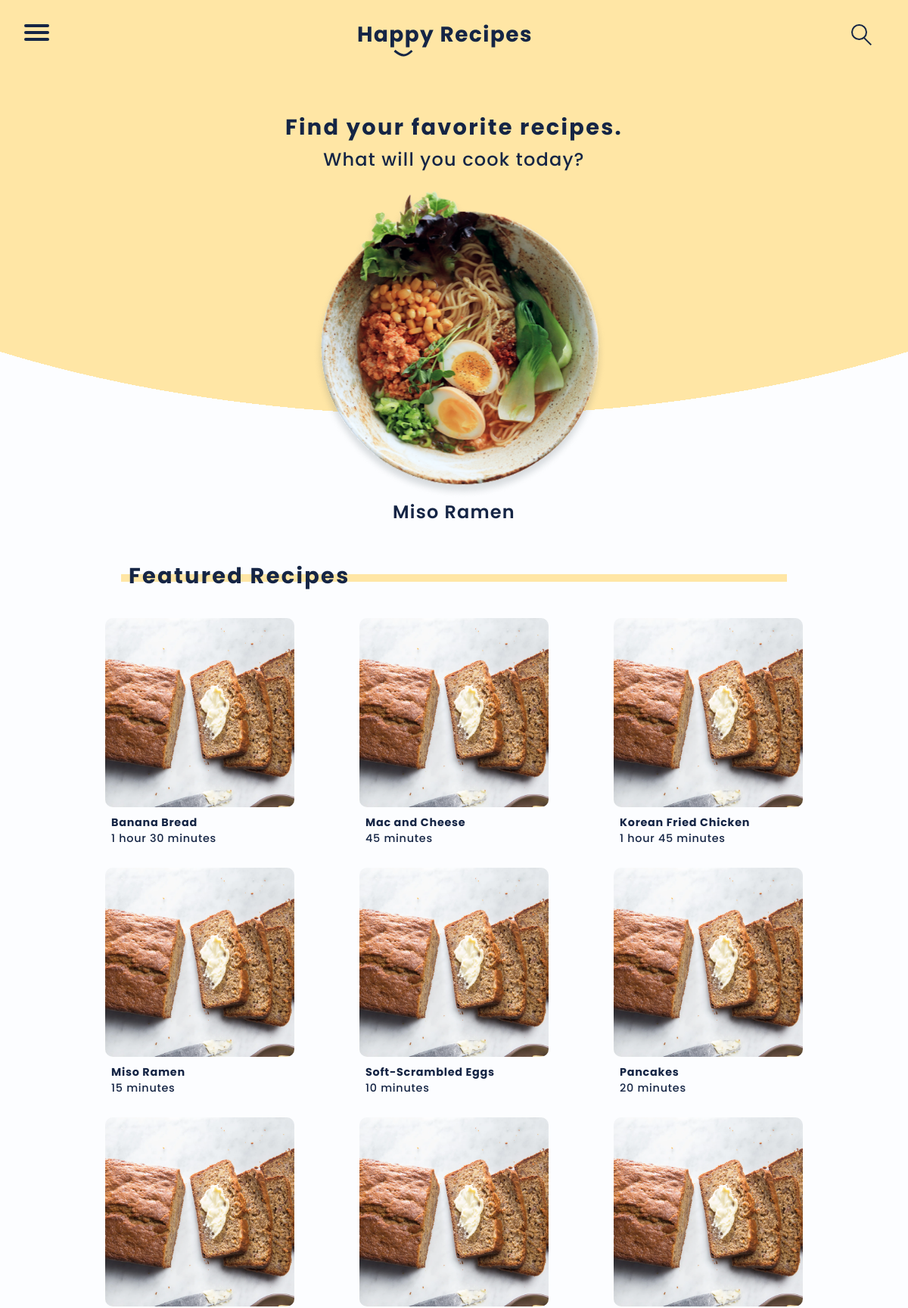
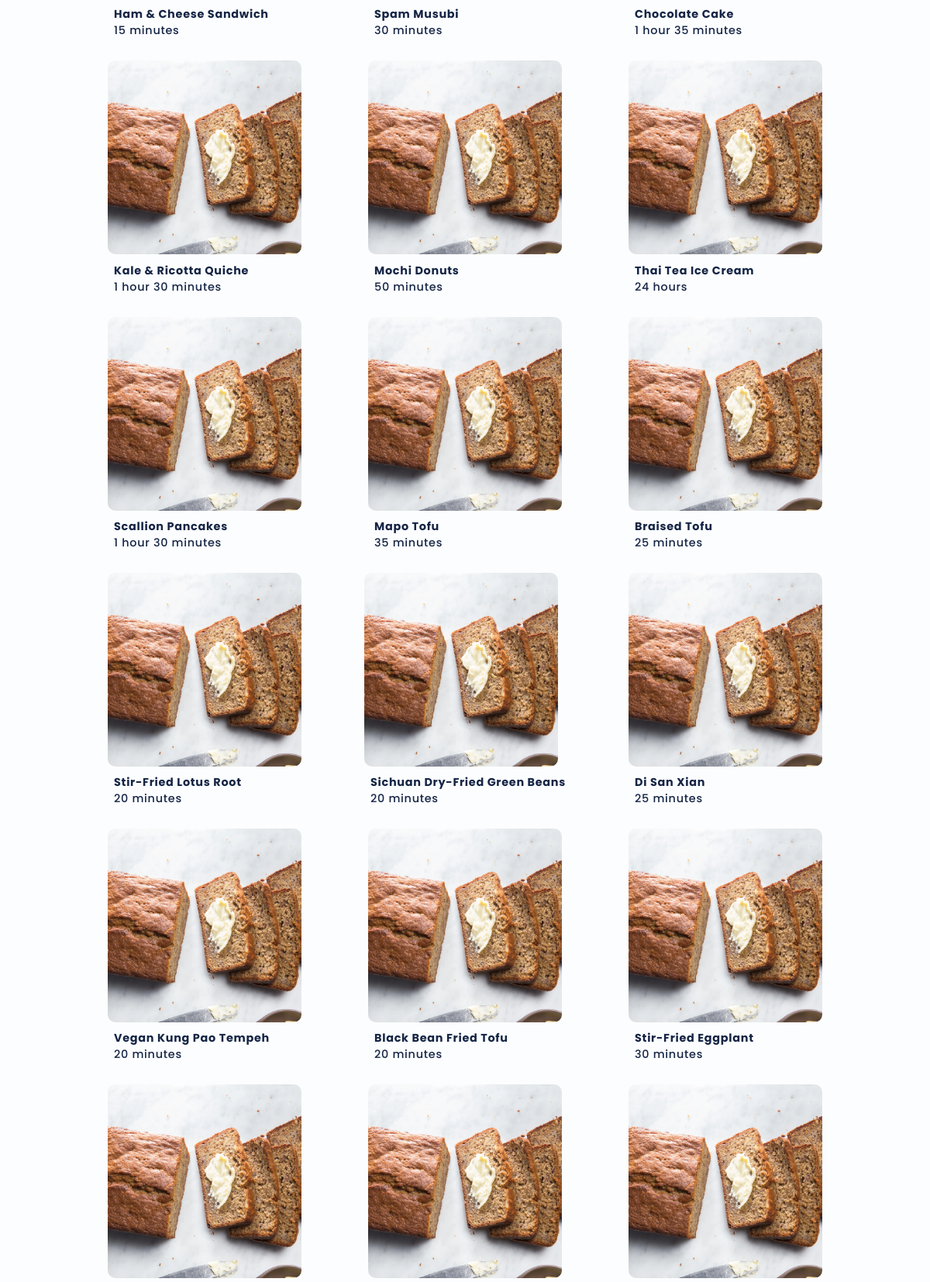
The page / (upper part) on the database its author committed (2 pictures, top to bottom).
### tables this page shows
CREATE TABLE `recipes` (
  `id` int(11) NOT NULL,
  `file_id` int(11) NOT NULL,
  `title` varchar(250) NOT NULL,
  `category` varchar(250) NOT NULL,
  `make_time` varchar(250) NOT NULL,
  `ingredients` varchar(5000) NOT NULL,
  `steps` varchar(10000) NOT NULL,
  `date_created` datetime NOT NULL,
  `date_updated` datetime NOT NULL
);

### _includes/functions.php (called while the page is built, shortened)
<?php
  function get_recipes()
  {
      global $db_connection;
      $query = 'SELECT * ';
      $query .= 'FROM recipes';
      $result = mysqli_query($db_connection, $query);
      if ($result && $result->num_rows > 0) {
          $recipes = $result;
      } else {
          $recipes = null;
      }
      return $recipes;
  }

### _components/list-recipes2.php (the view)
        <?php
while ($row = mysqli_fetch_assoc($recipes)) {
    echo '<div class="list">
        <a href="view.php?id=' . $row['id'] . '">
        <div class="image">
            <img src="imgs/fullbanana.png" alt="image"></a>
        </div>
        <div class="recipetitle">
            <h2>' . $row['title'] . '</h2></a>
        </div>
        <div class="recipetime">
        <h2>' . $row['make_time'] . '</h2></a>
    </div></a>
        </div>';}
        ?>

### css/stylesheet.css (style rules this page uses)
html { -webkit-text-size-adjust: 100%; box-sizing: border-box; }
body { margin: 0; padding: 0; border: 0; font-family: 'Poppins',sans-serif; font-size: 1rem; color: #152545; background-color: #FCFDFF; }
h2 { font-style: normal; font-weight: 500; font-size: 1.5rem; letter-spacing: 0.05em; margin-top: .2rem; }
div.image>a>img { width:250px; height: 250px; object-fit: cover; border-radius: 10px; }
div.recipetitle>h2 { font-size: .9rem; font-weight: bold; padding-left: .5rem; margin-bottom: 0; }
div.recipetime>h2 { font-size: .9rem; padding-left: .5rem; margin-top: 0; padding-top:0; padding-bottom: 1rem; }

### rows shown on the page
recipes: title "Banana Bread", make_time "1 hour 30 minutes"
recipes: title "Mac and Cheese", make_time "45 minutes"
recipes: title "Korean Fried Chicken", make_time "1 hour 45 minutes"
recipes: title "Miso Ramen", make_time "15 minutes"
recipes: title "Soft-Scrambled Eggs", make_time "10 minutes"
recipes: title "Pancakes", make_time "20 minutes"
recipes: title "Ham & Cheese Sandwich", make_time "15 minutes"
recipes: title "Spam Musubi", make_time "30 minutes"
recipes: title "Chocolate Cake", make_time "1 hour 35 minutes"
recipes: title "Kale & Ricotta Quiche", make_time "1 hour 30 minutes"
recipes: title "Mochi Donuts", make_time "50 minutes"
recipes: title "Thai Tea Ice Cream", make_time "24 hours"
recipes: title "Scallion Pancakes", make_time "1 hour 30 minutes"
recipes: title "Mapo Tofu", make_time "35 minutes"
recipes: title "Braised Tofu", make_time "25 minutes"
recipes: title "Stir-Fried Lotus Root", make_time "20 minutes"
recipes: title "Sichuan Dry-Fried Green Beans", make_time "20 minutes"
recipes: title "Di San Xian", make_time "25 minutes"
recipes: title "Vegan Kung Pao Tempeh", make_time "20 minutes"
recipes: title "Black Bean Fried Tofu", make_time "20 minutes"
recipes: title "Stir-Fried Eggplant", make_time "30 minutes"
